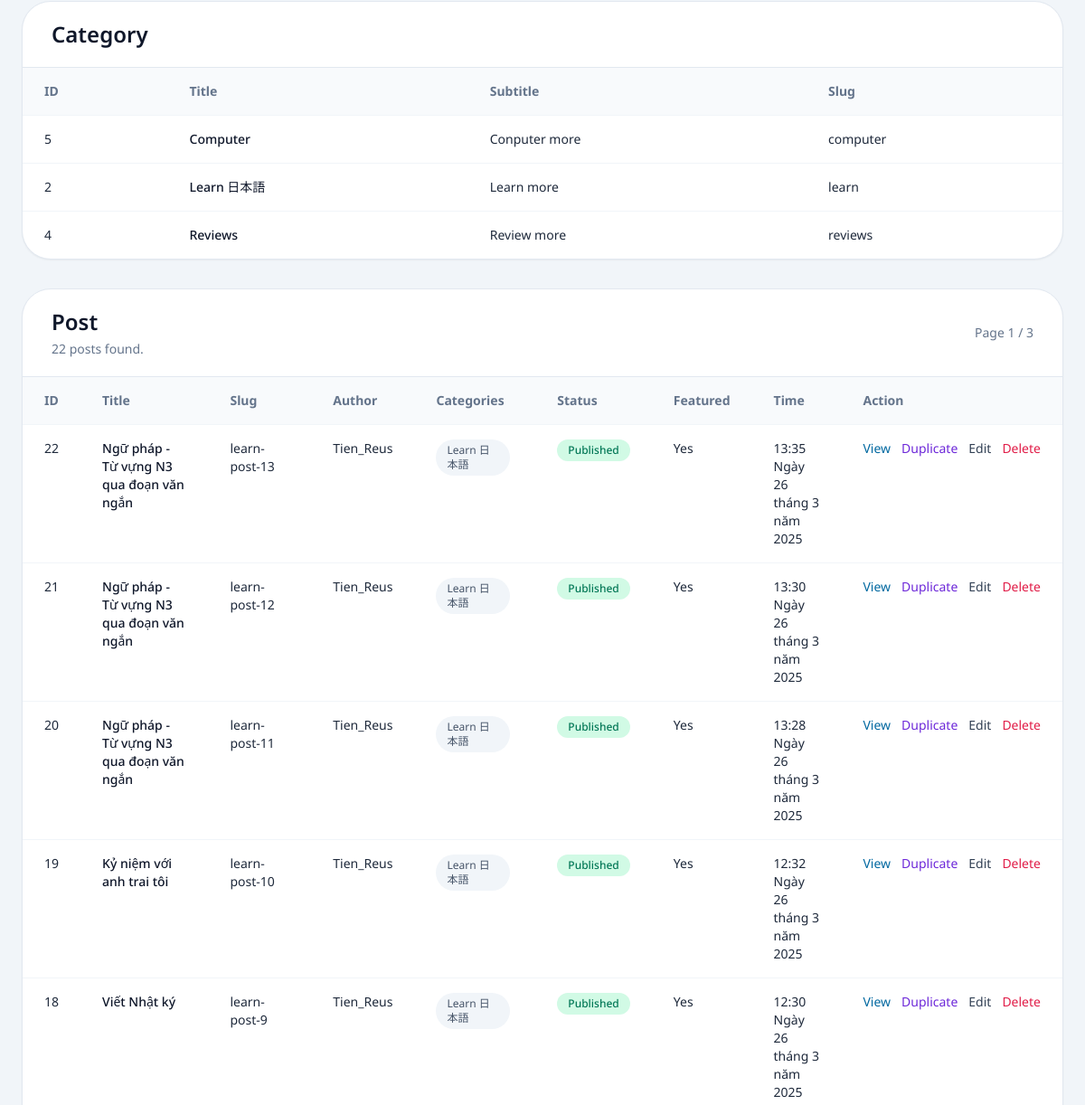
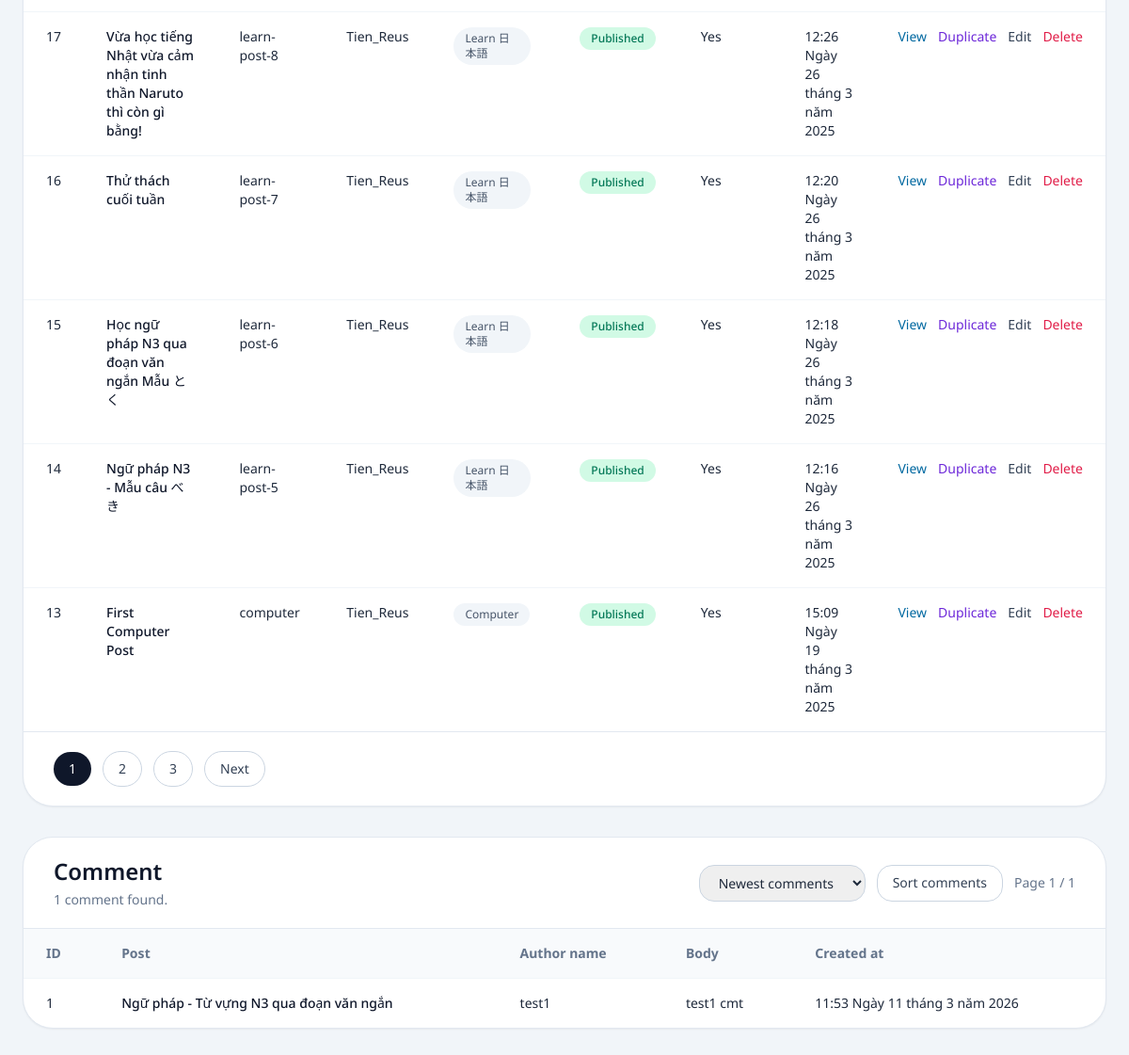
Before: /sql/database/ (signed in, lower part) with the older database file (2 pictures, top to bottom).
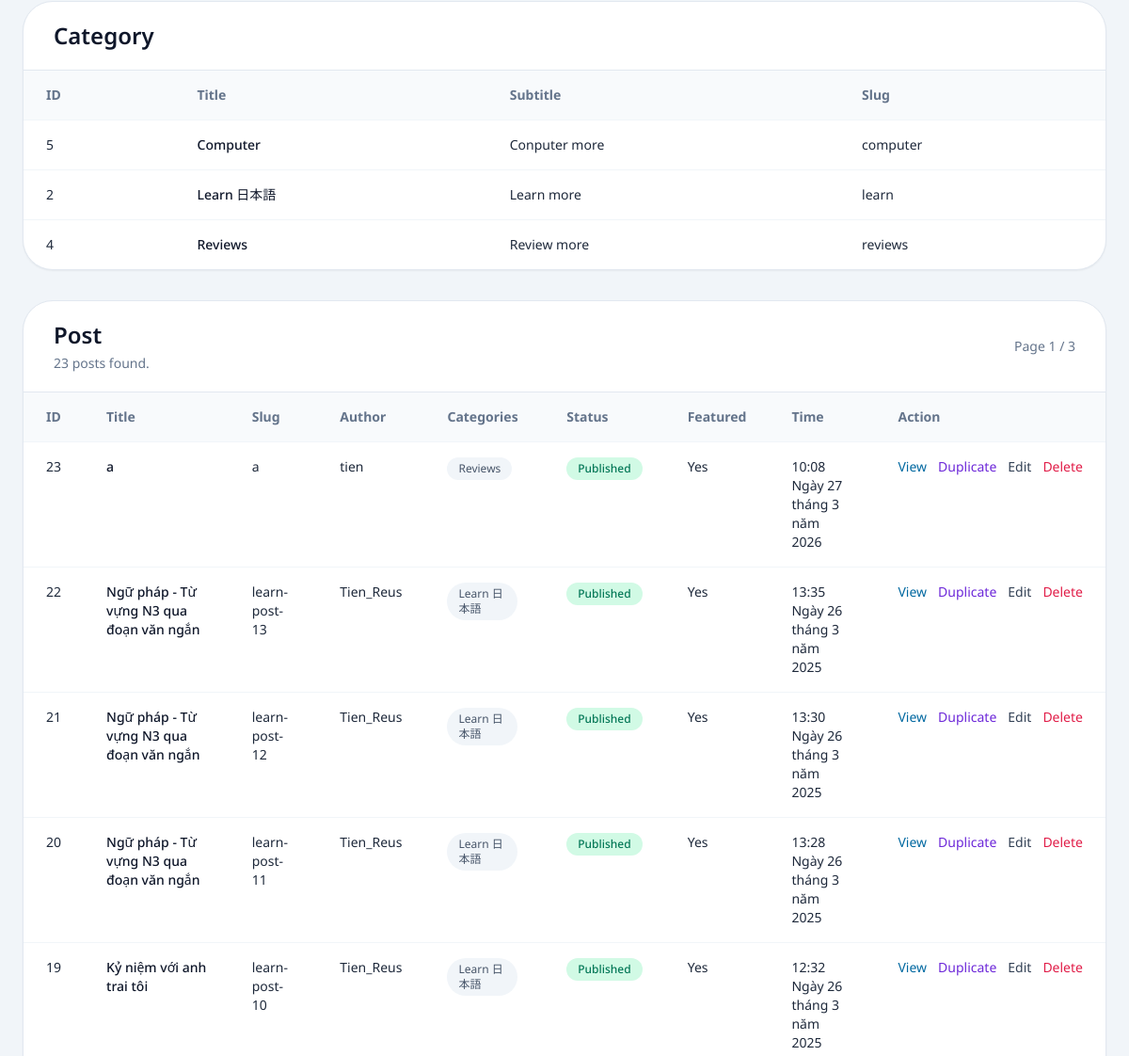
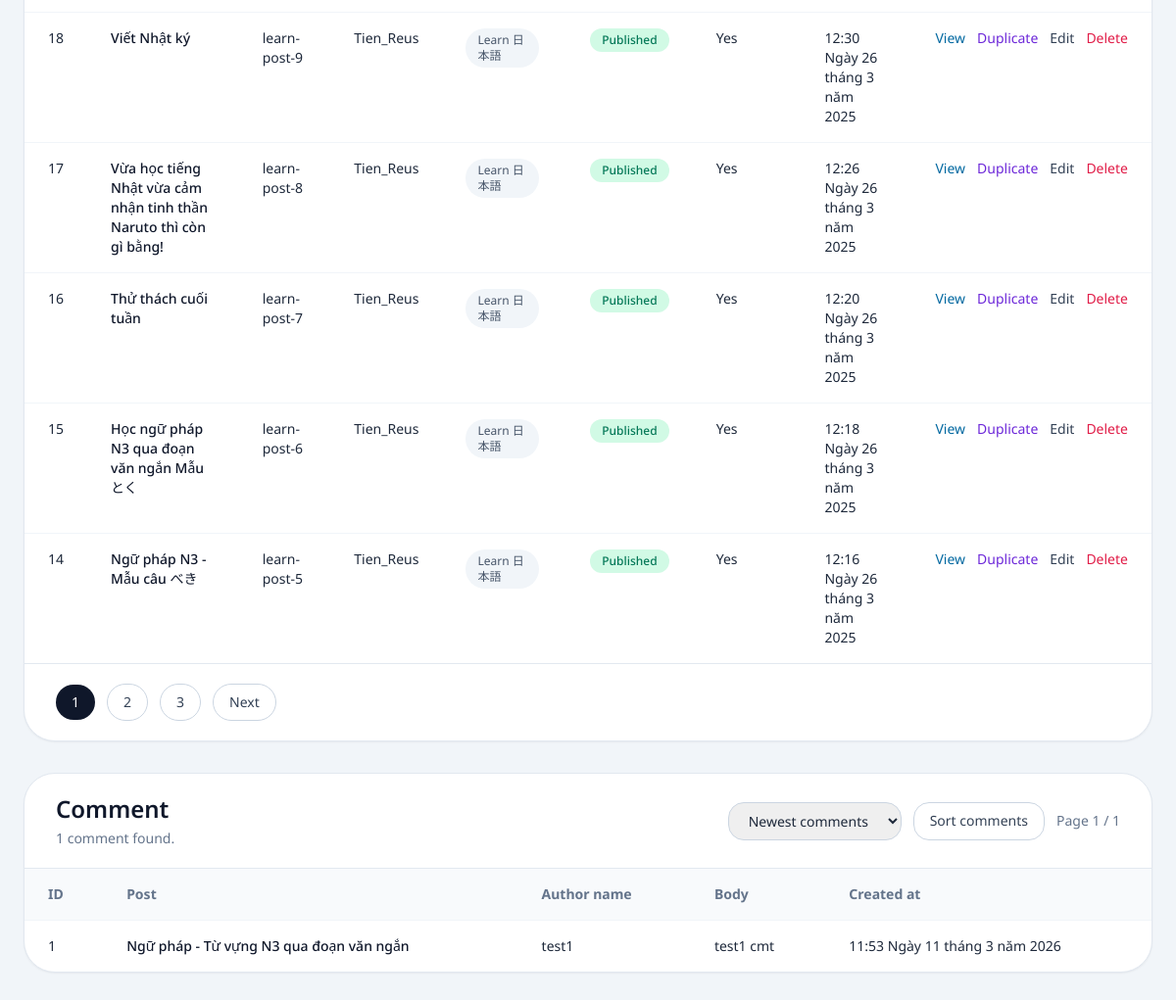
After: the same page with the newer database file (2 pictures, top to bottom).
### posts/models.py (models this page shows, shortened)
class Category(models.Model):
    title = models.CharField(max_length=20)
    subtitle = models.CharField(max_length=20)
    slug = models.SlugField()
    thumbnail = models.ImageField()

class Post(models.Model):
    STATUS_DRAFT = "draft"
    STATUS_PUBLISHED = "published"
    STATUS_CHOICES = [
        (STATUS_DRAFT, "Draft"),
        (STATUS_PUBLISHED, "Published"),
    ]
    title = models.CharField(max_length=100)
    slug = models.SlugField()
    overview = models.TextField()
    timestamp = models.DateTimeField(auto_now_add=True)
    content = models.TextField()
    author = models.ForeignKey(Author, on_delete=models.CASCADE)
    thumbnail = models.ImageField()
    categories = models.ManyToManyField(Category)
    featured = models.BooleanField()
    status = models.CharField(max_length=20, choices=STATUS_CHOICES, default=STATUS_PUBLISHED)

class Author(models.Model):
    user = models.OneToOneField(User, on_delete=models.CASCADE)
    display_name = models.CharField(max_length=150, blank=True)
    profile_picture = models.ImageField(blank=True)
    def __str__(self):
        return self.display_name or self.user.username

class Comment(models.Model):
    post = models.ForeignKey(
        Post,
        on_delete=models.CASCADE,
        related_name="comments",
    )
    author_name = models.CharField(max_length=80)
    body = models.TextField(max_length=1000)
    created_at = models.DateTimeField(auto_now_add=True)
    class Meta:
        ordering = ["-created_at"]

### posts/views.py (the view, shortened to what this page needs)
# urls.py: path('sql/database/', resource_admin_database, name='resource_admin_database'),
@staff_required
def resource_admin_database(request):
    query = request.GET.get("q", "").strip()
    selected_section = request.GET.get("section", "").strip()
    selected_category = request.GET.get("category", "").strip()
    featured_filter = request.GET.get("featured", "").strip()
    status_filter = request.GET.get("status", "").strip()
    sort = request.GET.get("sort", "-timestamp").strip() or "-timestamp"
    comment_sort = request.GET.get("comment_sort", "-created_at").strip() or "-created_at"
    sections = ResourceSection.objects.prefetch_related("groups__links")
    groups = ResourceGroup.objects.select_related("section")
    links = ResourceLink.objects.select_related("group", "group__section")
    categories = Category.objects.order_by("title")
    posts = Post.objects.select_related("author").prefetch_related("categories").order_by("-timestamp")
    comments = Comment.objects.select_related("post").order_by("-created_at")
    if selected_section:
        sections = sections.filter(id=selected_section)
        groups = groups.filter(section_id=selected_section)
        links = links.filter(group__section_id=selected_section)
    if selected_category:
        posts = posts.filter(categories__id=selected_category)
    if featured_filter == "yes":
        posts = posts.filter(featured=True)
    elif featured_filter == "no":
        posts = posts.filter(featured=False)
    if status_filter in {Post.STATUS_DRAFT, Post.STATUS_PUBLISHED}:
        posts = posts.filter(status=status_filter)
    sort_options = {
        "-timestamp": ("-timestamp", "-id"),
        "timestamp": ("timestamp", "id"),
        "title": ("title", "id"),
        "-title": ("-title", "-id"),
        "author": ("author__display_name", "author__user__username", "id"),
        "-author": ("-author__display_name", "-author__user__username", "-id"),
    }
    posts = posts.order_by(*sort_options.get(sort, ("-timestamp", "-id"))).distinct()
    post_paginator = Paginator(posts, 10)
    post_page = post_paginator.get_page(request.GET.get("page"))
    comment_sort_options = {
        "-created_at": ("-created_at", "-id"),
        "created_at": ("created_at", "id"),
        "author_name": ("author_name", "id"),
        "-author_name": ("-author_name", "-id"),
    }
    comments = comments.order_by(*comment_sort_options.get(comment_sort, ("-created_at", "-id")))
    comment_paginator = Paginator(comments, 10)
    comment_page = comment_paginator.get_page(request.GET.get("comment_page"))
    context = {
        "sections": sections,
        "groups": groups,
        "links": links,
        "categories": categories,
        "posts": post_page,
        "comments": comment_page,
        "query": query,
        "selected_section": selected_section,
        "selected_category": selected_category,
        "featured_filter": featured_filter,
        "status_filter": status_filter,
        "sort": sort,
        "comment_sort": comment_sort,
        "sort_options": [
            {"value": "-timestamp", "label": "Newest first"},
            {"value": "timestamp", "label": "Oldest first"},
            {"value": "title", "label": "Title A-Z"},
            {"value": "-title", "label": "Title Z-A"},
            {"value": "author", "label": "Author A-Z"},
            {"value": "-author", "label": "Author Z-A"},
        ],
        "comment_sort_options": [
            {"value": "-created_at", "label": "Newest comments"},
            {"value": "created_at", "label": "Oldest comments"},
            {"value": "author_name", "label": "Author A-Z"},
            {"value": "-author_name", "label": "Author Z-A"},
        ],
        "status_options": [
            {"value": "", "label": "All statuses"},
            {"value": Post.STATUS_PUBLISHED, "label": "Published only"},
            {"value": Post.STATUS_DRAFT, "label": "Draft only"},
        ],
        "all_sections": ResourceSection.objects.all(),
        "all_categories": Category.objects.order_by("title"),
    }
    return render(request, "resource_admin/database.html", context)

### posts/views.py (called while the page is built)
def staff_required(view_func):
    @wraps(view_func)
    @login_required(login_url="resource_admin_login")
    @user_passes_test(
        lambda user: user.is_staff or user.is_superuser,
        login_url="resource_admin_login",
    )
    def _wrapped_view(request, *args, **kwargs):
        return view_func(request, *args, **kwargs)
    return _wrapped_view

### templates/resource_admin/database.html (shortened to what the changed rows need)
{% extends 'resource_admin/base.html' %}
{% block content %}
<section class="space-y-8">
  <article class="overflow-hidden rounded-[2rem] border border-slate-200 bg-white shadow-sm">
    <div class="border-b border-slate-200 px-8 py-5">
      <h2 class="text-2xl font-semibold text-slate-900">Category</h2>
    </div>
    <div class="overflow-x-auto">
      <table class="min-w-full text-left text-sm">
        <thead class="bg-slate-50 text-slate-500">
          <tr>
            <th class="px-6 py-4">ID</th>
            <th class="px-6 py-4">Title</th>
            <th class="px-6 py-4">Subtitle</th>
            <th class="px-6 py-4">Slug</th>
          </tr>
        </thead>
        <tbody>
          {% for category in categories %}
          <tr class="border-t border-slate-100">
            <td class="px-6 py-4">{{ category.id }}</td>
            <td class="px-6 py-4 font-medium text-slate-900">{{ category.title }}</td>
            <td class="px-6 py-4">{{ category.subtitle }}</td>
            <td class="px-6 py-4">{{ category.slug }}</td>
          </tr>
          {% empty %}
          <tr><td colspan="4" class="px-6 py-6 text-slate-500">No data found.</td></tr>
          {% endfor %}
        </tbody>
      </table>
    </div>
  </article>
  <article id="post-table" class="overflow-hidden rounded-[2rem] border border-slate-200 bg-white shadow-sm">
    <div class="border-b border-slate-200 px-8 py-5">
      <div class="flex flex-col gap-3 md:flex-row md:items-center md:justify-between">
        <div>
          <h2 class="text-2xl font-semibold text-slate-900">Post</h2>
          <p class="mt-1 text-sm text-slate-500">
            {{ posts.paginator.count }} post{{ posts.paginator.count|pluralize }} found.
          </p>
        </div>
      </div>
    </div>
    <div class="overflow-x-auto">
      <table class="min-w-full text-left text-sm">
        <thead class="bg-slate-50 text-slate-500">
          <tr>
            <th class="px-6 py-4">ID</th>
            <th class="px-6 py-4">Title</th>
            <th class="px-6 py-4">Slug</th>
            <th class="px-6 py-4">Author</th>
            <th class="px-6 py-4">Categories</th>
            <th class="px-6 py-4">Status</th>
            <th class="px-6 py-4">Featured</th>
            <th class="px-6 py-4">Time</th>
            <th class="px-6 py-4">Action</th>
          </tr>
        </thead>
        <tbody>
          {% for post in posts %}
          <tr class="border-t border-slate-100 align-top">
            <td class="px-6 py-4">{{ post.id }}</td>
            <td class="px-6 py-4 font-medium text-slate-900">{{ post.title }}</td>
            <td class="px-6 py-4">{{ post.slug }}</td>
            <td class="px-6 py-4">{{ post.author }}</td>
            <td class="px-6 py-4">
              {% for category in post.categories.all %}
              <span class="mb-1 mr-1 inline-flex rounded-full bg-slate-100 px-3 py-1 text-xs text-slate-600">{{ category.title }}</span>
              {% empty %}
              -
              {% endfor %}
            </td>
            <td class="px-6 py-4">
              {% if post.status == "published" %}
              <span class="inline-flex rounded-full bg-emerald-100 px-3 py-1 text-xs font-medium text-emerald-700">Published</span>
              {% else %}
              <span class="inline-flex rounded-full bg-amber-100 px-3 py-1 text-xs font-medium text-amber-700">Draft</span>
              {% endif %}
            </td>
            <td class="px-6 py-4">{% if post.featured %}Yes{% else %}No{% endif %}</td>
            <td class="px-6 py-4">{{ post.timestamp }}</td>
            <td class="px-6 py-4">
              <div class="flex gap-3">
                {% if post.status == "published" %}
                <a href="{% url 'post' post.slug %}" target="_blank" rel="noopener noreferrer" class="text-sky-700 hover:text-sky-900">View</a>
                {% else %}
                <span class="text-slate-400">Draft</span>
                {% endif %}
                <a href="{% url 'post_duplicate' post.id %}" class="text-violet-700 hover:text-violet-900">Duplicate</a>
                <a href="{% url 'post_update' post.id %}" class="text-slate-700 hover:text-slate-900">Edit</a>
                <a href="{% url 'post_delete' post.id %}" class="text-rose-600 hover:text-rose-700">Delete</a>
              </div>
            </td>
          </tr>
          {% empty %}
          <tr><td colspan="9" class="px-6 py-6 text-slate-500">No data found.</td></tr>
          {% endfor %}
        </tbody>
      </table>
    </div>
    {% if posts.paginator.num_pages > 1 %}
    <div class="border-t border-slate-200 px-8 py-5">
      <div class="flex flex-wrap items-center gap-3 text-sm">
        {% for page_num in posts.paginator.page_range %}
          {% if page_num == posts.number %}
          <span class="rounded-full bg-slate-900 px-4 py-2 text-white">{{ page_num }}</span>
          {% elif page_num >= posts.number|add:"-2" and page_num <= posts.number|add:"2" %}
          <a href="?q={{ query|urlencode }}&section={{ selected_section|urlencode }}&category={{ selected_category|urlencode }}&featured={{ featured_filter|urlencode }}&status={{ status_filter|urlencode }}&sort={{ sort|urlencode }}&comment_sort={{ comment_sort|urlencode }}&page={{ page_num }}#post-table" class="rounded-full border border-slate-300 px-4 py-2 text-slate-700 hover:bg-slate-50">{{ page_num }}</a>
          {% endif %}
        {% endfor %}
        {% if posts.has_next %}
        <a href="?q={{ query|urlencode }}&section={{ selected_section|urlencode }}&category={{ selected_category|urlencode }}&featured={{ featured_filter|urlencode }}&status={{ status_filter|urlencode }}&sort={{ sort|urlencode }}&comment_sort={{ comment_sort|urlencode }}&page={{ posts.next_page_number }}#post-table" class="rounded-full border border-slate-300 px-4 py-2 text-slate-700 hover:bg-slate-50">Next</a>
        {% endif %}
      </div>
    </div>
    {% endif %}
  </article>
  <article class="overflow-hidden rounded-[2rem] border border-slate-200 bg-white shadow-sm">
    <div class="border-b border-slate-200 px-8 py-5">
      <div class="flex flex-col gap-3 md:flex-row md:items-center md:justify-between">
        <div>
          <h2 class="text-2xl font-semibold text-slate-900">Comment</h2>
        </div>
      </div>
    </div>
    <div class="overflow-x-auto">
      <table class="min-w-full text-left text-sm">
        <thead class="bg-slate-50 text-slate-500">
          <tr>
            <th class="px-6 py-4">ID</th>
            <th class="px-6 py-4">Post</th>
            <th class="px-6 py-4">Author name</th>
            <th class="px-6 py-4">Body</th>
            <th class="px-6 py-4">Created at</th>
          </tr>
        </thead>
        <tbody>
          {% for comment in comments %}
          <tr class="border-t border-slate-100 align-top">
            <td class="px-6 py-4">{{ comment.id }}</td>
            <td class="px-6 py-4 font-medium text-slate-900">{{ comment.post.title }}</td>
            <td class="px-6 py-4">{{ comment.author_name }}</td>
            <td class="px-6 py-4">{{ comment.body|truncatechars:160 }}</td>
            <td class="px-6 py-4">{{ comment.created_at }}</td>
          </tr>
          {% empty %}
          <tr><td colspan="5" class="px-6 py-6 text-slate-500">No data found.</td></tr>
          {% endfor %}
        </tbody>
      </table>
    </div>
  </article>
</section>
{% endblock content %}

Changed rows visible on the page:
no longer on this page (row unchanged): Post: id "13", title "First Computer Post", slug "computer", author "Tien_Reus", status "Published", featured "Yes", timestamp "15:09 Ngày 19 tháng 3 năm 2025", Category (title "Computer")
added Post: id "23", title "a", slug "a", author "tien", status "Published", featured "Yes", timestamp "10:08 Ngày 27 tháng 3 năm 2026", Category (title "Reviews")
Other visible differences:
{{ posts.paginator.count }}: "22" → "23"
